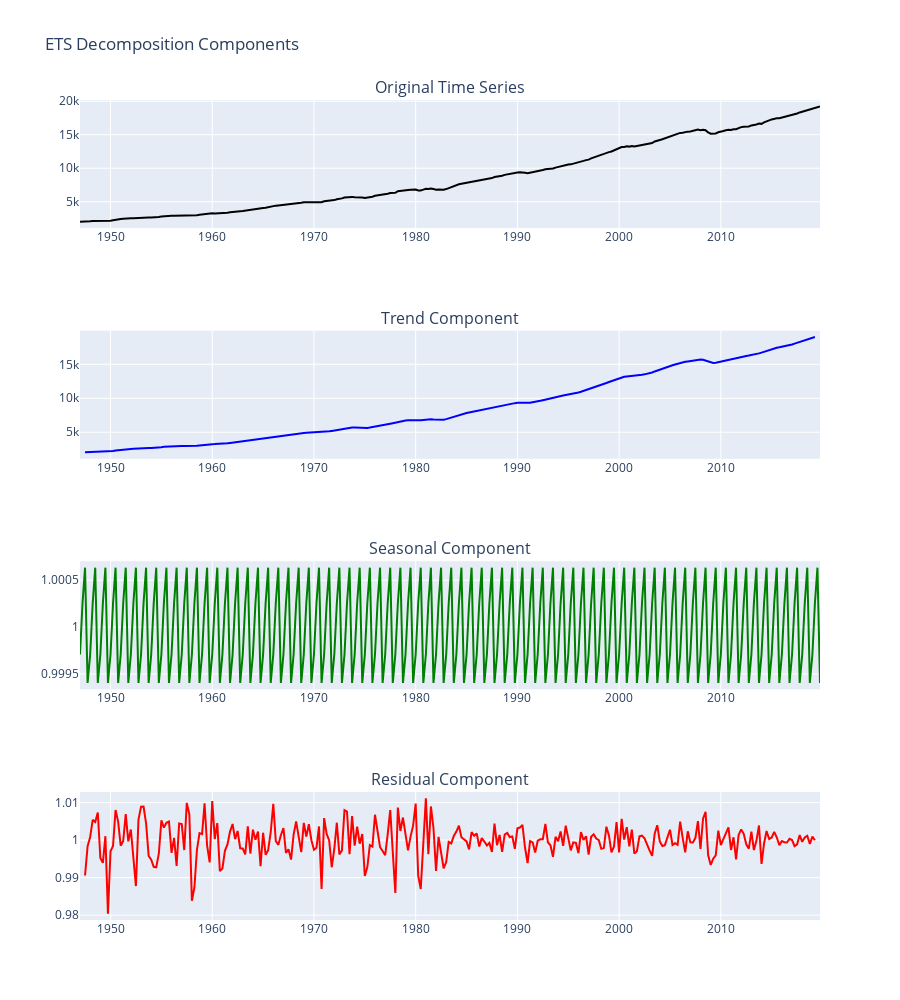

Notebook code cell kept with this figure:
### Code cell
# Create subplots with one row and four columns
fig = make_subplots(rows=4, cols=1, subplot_titles=['Original Time Series', 'Trend Component', 'Seasonal Component', 'Residual Component'])

# Add the original time series subplot
fig.add_trace(px.line(x=result.observed.index, y=result.observed, color_discrete_sequence=['black']).data[0], row=1, col=1)

# Add the trend component subplot
fig.add_trace(px.line(x=result.trend.index, y=result.trend, color_discrete_sequence=['blue']).data[0], row=2, col=1)

# Add the seasonal component subplot
fig.add_trace(px.line(x=result.seasonal.index, y=result.seasonal, color_discrete_sequence=['green']).data[0], row=3, col=1)

# Add the residual component subplot
fig.add_trace(px.line(x=result.resid.index, y=result.resid, color_discrete_sequence=['red']).data[0], row=4, col=1)

# Update layout
fig.update_layout(height=1000, title='ETS Decomposition Components', showlegend=False)

# Show the figure
fig.show()

### Figure 1 — Plotly figure (JSON) as saved in the notebook; plotly's stock layout.template omitted (floating-point values rounded to 4 significant figures; data arrays with more than 128 entries replaced by an {"elided": "..."} marker saying what was removed)
{"data": [{"hovertemplate": "x=%{x}<br>y=%{y}<extra></extra>", "legendgroup": "", "line": {"color": "black", "dash": "solid"}, "marker": {"symbol": "circle"}, "mode": "lines", "name": "", "orientation": "v", "showlegend": false, "type": "scatter", "x": {"elided": "292 str values"}, "xaxis": "x", "y": {"elided": "292 float values"}, "yaxis": "y"}, {"hovertemplate": "x=%{x}<br>y=%{y}<extra></extra>", "legendgroup": "", "line": {"color": "blue", "dash": "solid"}, "marker": {"symbol": "circle"}, "mode": "lines", "name": "", "orientation": "v", "showlegend": false, "type": "scatter", "x": {"elided": "292 str values"}, "xaxis": "x2", "y": {"elided": "292 float values"}, "yaxis": "y2"}, {"hovertemplate": "x=%{x}<br>y=%{y}<extra></extra>", "legendgroup": "", "line": {"color": "green", "dash": "solid"}, "marker": {"symbol": "circle"}, "mode": "lines", "name": "", "orientation": "v", "showlegend": false, "type": "scatter", "x": {"elided": "292 str values"}, "xaxis": "x3", "y": {"elided": "292 float values"}, "yaxis": "y3"}, {"hovertemplate": "x=%{x}<br>y=%{y}<extra></extra>", "legendgroup": "", "line": {"color": "red", "dash": "solid"}, "marker": {"symbol": "circle"}, "mode": "lines", "name": "", "orientation": "v", "showlegend": false, "type": "scatter", "x": {"elided": "292 str values"}, "xaxis": "x4", "y": {"elided": "292 float values"}, "yaxis": "y4"}], "layout": {"annotations": [{"font": {"size": 16}, "showarrow": false, "text": "Original Time Series", "x": 0.5, "xanchor": "center", "xref": "paper", "y": 1, "yanchor": "bottom", "yref": "paper"}, {"font": {"size": 16}, "showarrow": false, "text": "Trend Component", "x": 0.5, "xanchor": "center", "xref": "paper", "y": 0.7188, "yanchor": "bottom", "yref": "paper"}, {"font": {"size": 16}, "showarrow": false, "text": "Seasonal Component", "x": 0.5, "xanchor": "center", "xref": "paper", "y": 0.4375, "yanchor": "bottom", "yref": "paper"}, {"font": {"size": 16}, "showarrow": false, "text": "Residual Component", "x": 0.5, "xanchor": "center", "xref": "paper", "y": 0.1562, "yanchor": "bottom", "yref": "paper"}], "height": 1000, "showlegend": false, "title": {"text": "ETS Decomposition Components"}, "xaxis": {"anchor": "y", "domain": [0, 1]}, "xaxis2": {"anchor": "y2", "domain": [0, 1]}, "xaxis3": {"anchor": "y3", "domain": [0, 1]}, "xaxis4": {"anchor": "y4", "domain": [0, 1]}, "yaxis": {"anchor": "x", "domain": [0.8438, 1]}, "yaxis2": {"anchor": "x2", "domain": [0.5625, 0.7188]}, "yaxis3": {"anchor": "x3", "domain": [0.2812, 0.4375]}, "yaxis4": {"anchor": "x4", "domain": [0, 0.1562]}}}
